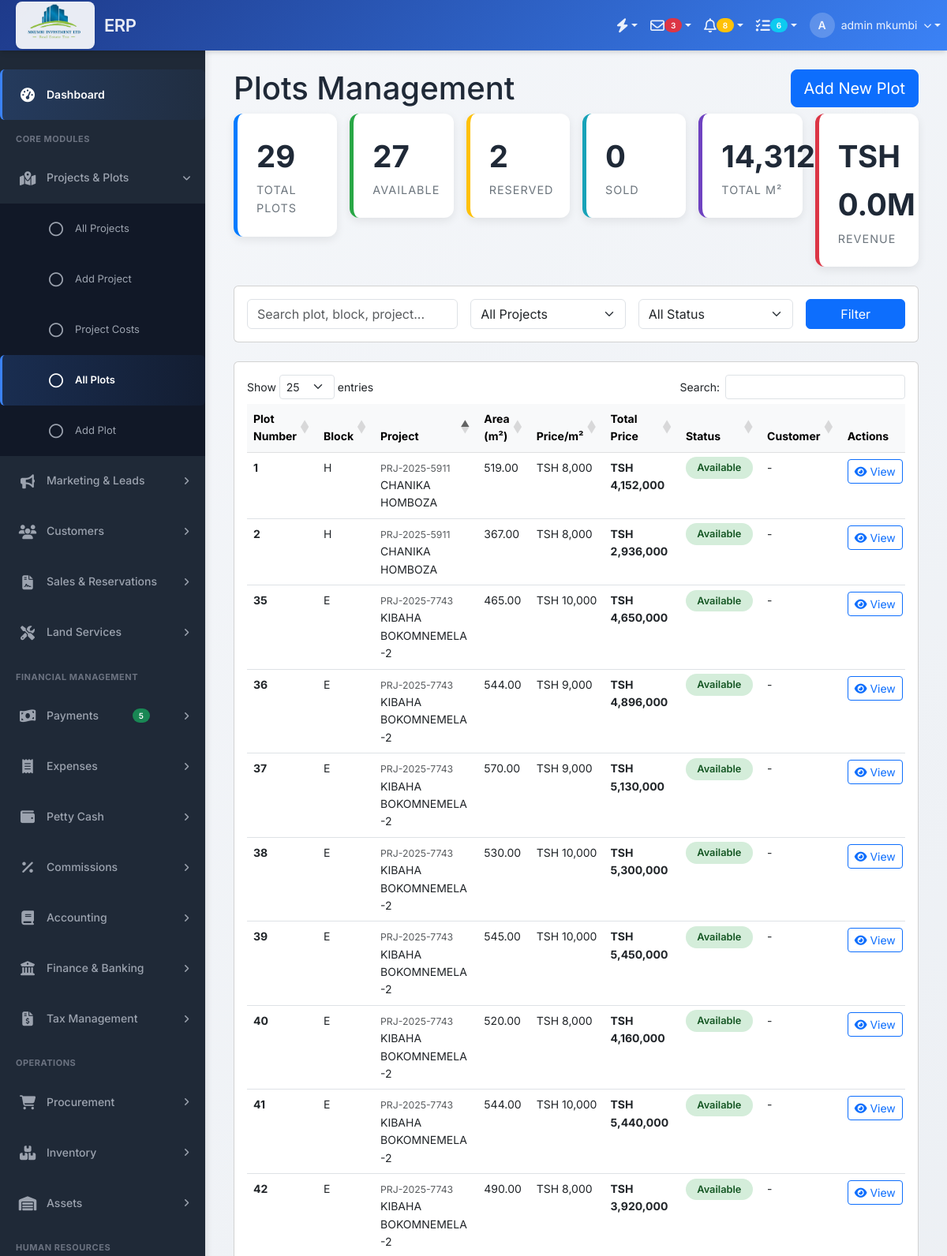
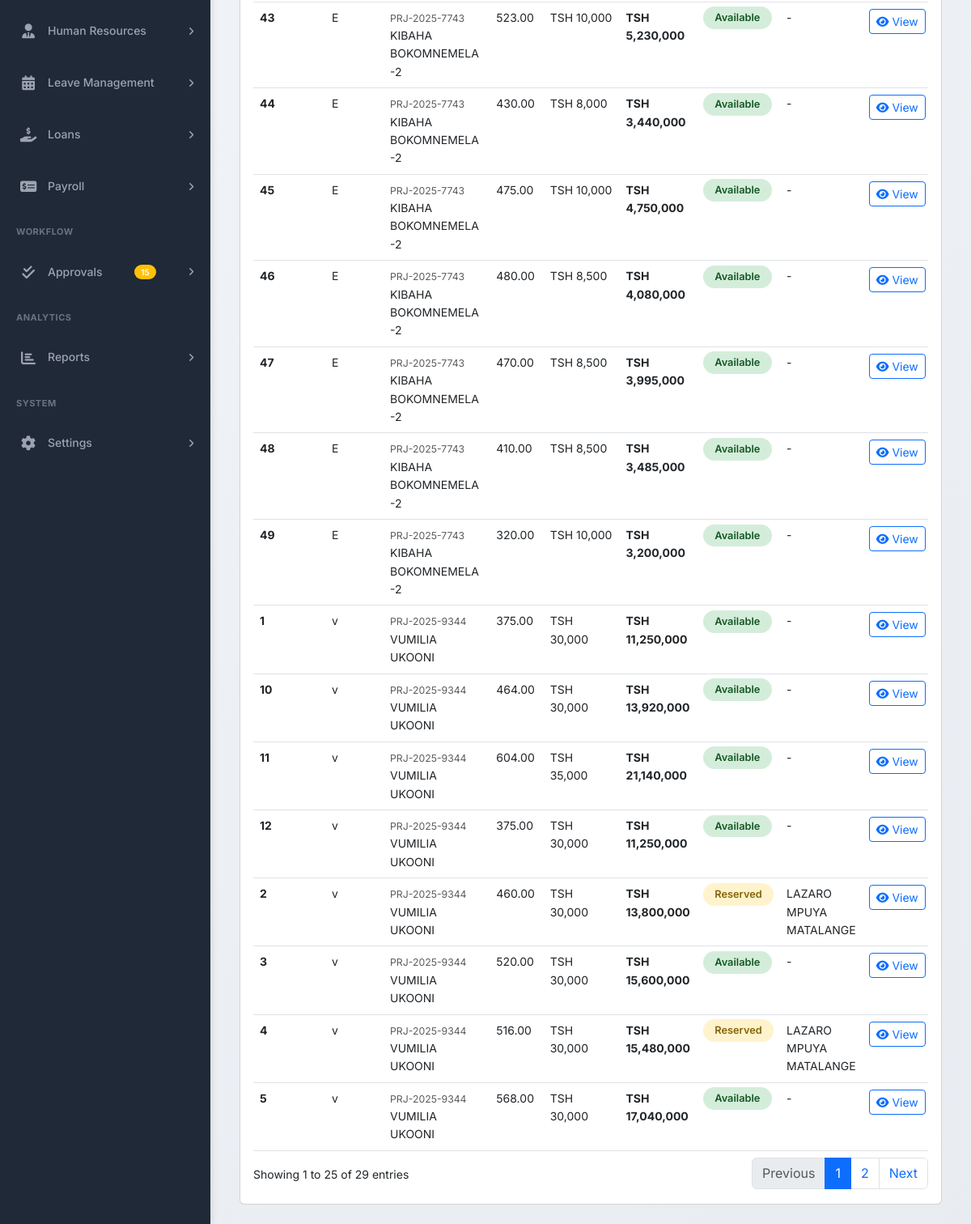
The app's page /modules/plots/index.php (signed in) with its own data (2 pictures, top to bottom).
### tables this page shows
CREATE TABLE `plots` (
  `plot_id` int(11) NOT NULL,
  `company_id` int(11) NOT NULL,
  `project_id` int(11) NOT NULL,
  `plot_number` varchar(50) NOT NULL,
  `block_number` varchar(50) DEFAULT NULL,
  `area_sqm` decimal(10,2) NOT NULL DEFAULT 0.00,
  `area` decimal(10,2) NOT NULL DEFAULT 0.00,
  `price_per_sqm` decimal(15,2) NOT NULL DEFAULT 0.00,
  `selling_price` decimal(15,2) NOT NULL DEFAULT 0.00,
  `discount_amount` decimal(15,2) DEFAULT 0.00,
  `final_price` decimal(15,2) GENERATED ALWAYS AS (`selling_price` - `discount_amount`) STORED,
  `plot_size` decimal(10,2) NOT NULL COMMENT 'Size in square meters',
  `price_per_unit` decimal(15,2) NOT NULL COMMENT 'Price per square meter',
  `total_price` decimal(15,2) GENERATED ALWAYS AS (`plot_size` * `price_per_unit`) STORED,
  `survey_plan_number` varchar(100) DEFAULT NULL,
  `town_plan_number` varchar(100) DEFAULT NULL,
  `gps_coordinates` varchar(200) DEFAULT NULL,
  `status` enum('available','reserved','sold','blocked') DEFAULT 'available',
  `corner_plot` tinyint(1) DEFAULT 0,
  `coordinates` varchar(50) DEFAULT NULL,
  `notes` text DEFAULT NULL,
  `is_active` tinyint(1) DEFAULT 1,
  `created_at` timestamp NOT NULL DEFAULT current_timestamp(),
  `updated_at` timestamp NOT NULL DEFAULT current_timestamp() ON UPDATE current_timestamp(),
  `created_by` int(11) DEFAULT NULL
);

CREATE TABLE `projects` (
  `project_id` int(11) NOT NULL,
  `company_id` int(11) NOT NULL,
  `project_name` varchar(200) NOT NULL,
  `project_code` varchar(50) DEFAULT NULL,
  `description` text DEFAULT NULL,
  `region_id` int(11) DEFAULT NULL,
  `district_id` int(11) DEFAULT NULL,
  `ward_id` int(11) DEFAULT NULL,
  `village_id` int(11) DEFAULT NULL,
  `physical_location` text DEFAULT NULL,
  `total_area` decimal(15,2) DEFAULT NULL COMMENT 'Total area in square meters',
  `total_plots` int(11) DEFAULT 0,
  `available_plots` int(11) DEFAULT 0,
  `reserved_plots` int(11) DEFAULT 0,
  `sold_plots` int(11) DEFAULT 0,
  `acquisition_date` date DEFAULT NULL,
  `closing_date` date DEFAULT NULL,
  `title_deed_path` varchar(255) DEFAULT NULL,
  `survey_plan_path` varchar(255) DEFAULT NULL,
  `contract_attachment_path` varchar(255) DEFAULT NULL,
  `coordinates_path` varchar(255) DEFAULT NULL,
  `status` enum('planning','active','completed','suspended') DEFAULT 'planning',
  `is_active` tinyint(1) DEFAULT 1,
  `created_at` timestamp NOT NULL DEFAULT current_timestamp(),
  `updated_at` timestamp NOT NULL DEFAULT current_timestamp() ON UPDATE current_timestamp(),
  `created_by` int(11) DEFAULT NULL,
  `land_purchase_price` decimal(15,2) DEFAULT NULL COMMENT 'Total cost to acquire land',
  `total_operational_costs` decimal(15,2) DEFAULT 0.00 COMMENT 'Survey, legal, development costs',
  `total_investment` decimal(15,2) GENERATED ALWAYS AS (`land_purchase_price` + `total_operational_costs`) STORED,
  `cost_per_sqm` decimal(10,2) DEFAULT NULL COMMENT 'Buying cost per square meter',
  `selling_price_per_sqm` decimal(10,2) DEFAULT NULL COMMENT 'Selling price per square meter',
  `profit_margin_percentage` decimal(5,2) DEFAULT 0.00,
  `total_expected_revenue` decimal(15,2) DEFAULT 0.00,
  `total_actual_revenue` decimal(15,2) DEFAULT 0.00
);

CREATE TABLE `customers` (
  `customer_id` int(11) NOT NULL,
  `company_id` int(11) NOT NULL,
  `first_name` varchar(100) NOT NULL,
  `middle_name` varchar(100) DEFAULT NULL,
  `last_name` varchar(100) NOT NULL,
  `full_name` varchar(300) GENERATED ALWAYS AS (concat(`first_name`,' ',ifnull(concat(`middle_name`,' '),''),`last_name`)) STORED,
  `email` varchar(150) DEFAULT NULL,
  `phone1` varchar(50) DEFAULT NULL,
  `phone2` varchar(50) DEFAULT NULL,
  `national_id` varchar(50) DEFAULT NULL,
  `passport_number` varchar(50) DEFAULT NULL,
  `region` varchar(100) DEFAULT NULL,
  `district` varchar(100) DEFAULT NULL,
  `ward` varchar(100) DEFAULT NULL COMMENT 'Aina ya kitambuliaho',
  `village` varchar(100) DEFAULT NULL COMMENT 'Namba ya kitambuliaho',
  `street_address` text DEFAULT NULL,
  `gender` enum('male','female','other') DEFAULT NULL,
  `profile_picture` varchar(255) DEFAULT NULL,
  `guardian1_name` varchar(200) DEFAULT NULL,
  `guardian1_relationship` varchar(100) DEFAULT NULL,
  `guardian1_phone` varchar(50) DEFAULT NULL,
  `guardian2_name` varchar(200) DEFAULT NULL,
  `guardian2_relationship` varchar(100) DEFAULT NULL,
  `guardian2_phone` varchar(50) DEFAULT NULL,
  `is_active` tinyint(1) DEFAULT 1,
  `created_at` timestamp NOT NULL DEFAULT current_timestamp(),
  `updated_at` timestamp NOT NULL DEFAULT current_timestamp() ON UPDATE current_timestamp(),
  `created_by` int(11) DEFAULT NULL,
  `customer_type` enum('individual','company') DEFAULT 'individual' COMMENT 'individual or company',
  `id_number` varchar(50) DEFAULT NULL,
  `tin_number` varchar(50) DEFAULT NULL,
  `nationality` varchar(100) DEFAULT 'Tanzanian',
  `occupation` varchar(100) DEFAULT NULL,
  `next_of_kin_name` varchar(150) DEFAULT NULL,
  `next_of_kin_phone` varchar(20) DEFAULT NULL,
  `next_of_kin_relationship` varchar(50) DEFAULT NULL,
  `phone` varchar(20) NOT NULL,
  `alternative_phone` varchar(20) DEFAULT NULL,
  `address` text DEFAULT NULL,
  `postal_address` text DEFAULT NULL,
  `notes` text DEFAULT NULL
);

### modules/plots/index.php (the view, shortened to what this page needs)
<?php
$db = Database::getInstance();
$db->setCompanyId($_SESSION['company_id']);
$conn = $db->getConnection();
$company_id = $_SESSION['company_id'];
try {
    $stmt = $conn->prepare("
        SELECT
            COUNT(*) as total_plots,
            SUM(CASE WHEN status = 'available' THEN 1 ELSE 0 END) as available_plots,
            SUM(CASE WHEN status = 'reserved' THEN 1 ELSE 0 END) as reserved_plots,
            SUM(CASE WHEN status = 'sold' THEN 1 ELSE 0 END) as sold_plots,
            COALESCE(SUM(area), 0) as total_area,
            COALESCE(SUM(CASE WHEN status = 'sold' THEN (selling_price - COALESCE(discount_amount, 0)) ELSE 0 END), 0) as total_revenue
        FROM plots
        WHERE company_id = ?
    ");
    $stmt->execute([$company_id]);
    $stats = $stmt->fetch(PDO::FETCH_ASSOC);
} catch (Exception $e) {
    error_log("Stats error: " . $e->getMessage());
    $stats = ['total_plots'=>0,'available_plots'=>0,'reserved_plots'=>0,'sold_plots'=>0,'total_area'=>0,'total_revenue'=>0];
}
$where = ['p.company_id = ?'];
$params = [$company_id];
$where_clause = 'WHERE ' . implode(' AND ', $where);
$plots = [];
try {
    $query = "
        SELECT
            p.plot_id,
            p.plot_number,
            p.block_number,
            p.area,
            p.price_per_sqm,
            p.selling_price,
            p.discount_amount,
            (p.selling_price - COALESCE(p.discount_amount, 0)) as final_price,
            p.status,
            p.corner_plot,
            pr.project_name,
            pr.project_code,
            r.customer_id,
            c.first_name,
            c.middle_name,
            c.last_name
        FROM plots p
        LEFT JOIN projects pr ON p.project_id = pr.project_id
        LEFT JOIN reservations r ON p.plot_id = r.plot_id AND r.status = 'active'
        LEFT JOIN customers c ON r.customer_id = c.customer_id
        $where_clause
        ORDER BY pr.project_name, COALESCE(p.block_number, ''), p.plot_number
        LIMIT 1000
    ";
    $stmt = $conn->prepare($query);
    $stmt->execute($params);
    $plots = $stmt->fetchAll(PDO::FETCH_ASSOC);
} catch (Exception $e) {
    error_log("Plots query failed: " . $e->getMessage());
    $plots = [];
}
require_once '../../includes/header.php';
?>
<div class="content-header">
    <div class="container-fluid">
        <div class="row mb-2 align-items-center">
            <div class="col-sm-6">
                <h1 class="m-0">Plots Management</h1>
            </div>
            <div class="col-sm-6 text-end">
                <a href="create.php" class="btn btn-primary btn-lg">Add New Plot</a>
            </div>
        </div>
    </div>
</div>
<div class="container-fluid">
    <div class="row g-3 mb-4">
        <div class="col-xl-2 col-md-4 col-6"><div class="stats-card primary"><div class="stats-number"><?= number_format($stats['total_plots']) ?></div><div class="stats-label">Total Plots</div></div></div>
        <div class="col-xl-2 col-md-4 col-6"><div class="stats-card success"><div class="stats-number"><?= number_format($stats['available_plots']) ?></div><div class="stats-label">Available</div></div></div>
        <div class="col-xl-2 col-md-4 col-6"><div class="stats-card warning"><div class="stats-number"><?= number_format($stats['reserved_plots']) ?></div><div class="stats-label">Reserved</div></div></div>
        <div class="col-xl-2 col-md-4 col-6"><div class="stats-card info"><div class="stats-number"><?= number_format($stats['sold_plots']) ?></div><div class="stats-label">Sold</div></div></div>
        <div class="col-xl-2 col-md-4 col-6"><div class="stats-card purple"><div class="stats-number"><?= number_format($stats['total_area']) ?></div><div class="stats-label">Total m²</div></div></div>
        <div class="col-xl-2 col-md-4 col-6"><div class="stats-card danger"><div class="stats-number">TSH <?= number_format($stats['total_revenue']/1000000, 1) ?>M</div><div class="stats-label">Revenue</div></div></div>
    </div>
    <div class="card mb-4">
        <div class="card-body">
            <form method="GET" action="" class="row g-3 align-items-end">
                <div class="col-md-4">
                    <input type="text" name="search" class="form-control" placeholder="Search plot, block, project..." value="<?= htmlspecialchars($_GET['search'] ?? '') ?>">
                </div>
                <div class="col-md-3">
                    <select name="project_id" class="form-select">
                        <option value="">All Projects</option>
                    </select>
                </div>
                <div class="col-md-3">
                    <select name="status" class="form-select">
                        <option value="">All Status</option>
                    </select>
                </div>
                <div class="col-md-2">
                    <button type="submit" class="btn btn-primary w-100">Filter</button>
                </div>
            </form>
        </div>
    </div>
    <div class="card">
        <div class="card-body">
            <?php if (empty($plots)): ?>
                <div class="text-center py-5">
                    <i class="fas fa-inbox fa-3x text-muted mb-3"></i>
                    <p class="text-muted">No plots found</p>
                </div>
            <?php else: ?>
                <div class="table-responsive">
                    <table class="table table-hover" id="plotsTable">
                        <thead class="table-light">
                            <tr>
                                <th>Plot Number</th>
                                <th>Block</th>
                                <th>Project</th>
                                <th>Area (m²)</th>
                                <th>Price/m²</th>
                                <th>Total Price</th>
                                <th>Status</th>
                                <th>Customer</th>
                                <th style="width: 180px;">Actions</th>
                            </tr>
                        </thead>
                        <tbody>
                            <?php foreach ($plots as $p):
                                $customer = trim(($p['first_name']??'') . ' ' . ($p['middle_name']??'') . ' ' . ($p['last_name']??''));
                                $customer = $customer ?: '-';
                            ?>
                                <tr>
                                    <td><strong><?= htmlspecialchars($p['plot_number']) ?></strong></td>
                                    <td><?= htmlspecialchars($p['block_number'] ?: '-') ?></td>
                                    <td>
                                        <small class="text-muted"><?= htmlspecialchars($p['project_code'] ?: '') ?></small><br>
                                        <?= htmlspecialchars($p['project_name'] ?: 'Unknown') ?>
                                    </td>
                                    <td><?= number_format($p['area'], 2) ?></td>
                                    <td>TSH <?= number_format($p['price_per_sqm']) ?></td>
                                    <td>
                                        <strong>TSH <?= number_format($p['final_price']) ?></strong>
                                    </td>
                                    <td><span class="status-badge <?= $p['status'] ?>"><?= ucfirst($p['status']) ?></span></td>
                                    <td><?= htmlspecialchars($customer) ?></td>
                                    <td>
                                        <a href="view.php?id=<?= $p['plot_id'] ?>" class="btn btn-sm btn-outline-primary">
                                            <i class="fas fa-eye"></i> View
                                        </a>
                                    </td>
                                </tr>
                            <?php endforeach; ?>
                        </tbody>
                    </table>
                </div>
                <link rel="stylesheet" href="https://cdn.datatables.net/1.13.7/css/dataTables.bootstrap5.min.css">
            <?php endif; ?>
        </div>
    </div>
</div>
<?php require_once '../../includes/footer.php'; ?>

### includes/header.php (style rules this page uses)
* { margin: 0; padding: 0; box-sizing: border-box; }
body { font-family: 'Inter', -apple-system, BlinkMacSystemFont, 'Segoe UI', sans-serif; font-size: 14px; line-height: 1.6; color: #1f2937; background: linear-gradient(135deg, #f5f7fa 0%, #e8ecf1 100%); min-height: 100vh; }

### modules/plots/index.php (style rules this page uses)
.stats-card { background:#fff; border-radius:12px; padding:1.5rem; box-shadow:0 4px 12px rgba(0,0,0,0.08); border-left:5px solid; transition:0.2s; }
.stats-card.primary { border-left-color:#007bff; }
.stats-card.success { border-left-color:#28a745; }
.stats-card.warning { border-left-color:#ffc107; }
.stats-card.info { border-left-color:#17a2b8; }
.stats-card.danger { border-left-color:#dc3545; }
.stats-card.purple { border-left-color:#6f42c1; }
.stats-number { font-size:2.4rem; font-weight:700; }
.stats-label { font-size:0.9rem; text-transform:uppercase; letter-spacing:1px; color:#6c757d; }
.status-badge { padding:0.4rem 0.9rem; border-radius:50px; font-size:0.8rem; font-weight:600; text-transform:capitalize; }
.status-badge.available { background:#d4edda; color:#155724; }
.status-badge.reserved { background:#fff3cd; color:#856404; }
table tbody tr { cursor: default !important; }

### records on screen
plots: plot_number "1", block_number "H", project.project_code "PRJ-2025-5911", project.project_name "CHANIKA HOMBOZA", area "519.00", price_per_sqm "8,000", final_price "4,152,000", status "Available", customer "-"
plots: plot_number "2", block_number "H", project.project_code "PRJ-2025-5911", project.project_name "CHANIKA HOMBOZA", area "367.00", price_per_sqm "8,000", final_price "2,936,000", status "Available", customer "-"
plots: plot_number "35", block_number "E", project.project_code "PRJ-2025-7743", project.project_name "KIBAHA BOKOMNEMELA-2", area "465.00", price_per_sqm "10,000", final_price "4,650,000", status "Available", customer "-"
plots: plot_number "36", block_number "E", project.project_code "PRJ-2025-7743", project.project_name "KIBAHA BOKOMNEMELA-2", area "544.00", price_per_sqm "9,000", final_price "4,896,000", status "Available", customer "-"
plots: plot_number "37", block_number "E", project.project_code "PRJ-2025-7743", project.project_name "KIBAHA BOKOMNEMELA-2", area "570.00", price_per_sqm "9,000", final_price "5,130,000", status "Available", customer "-"
plots: plot_number "38", block_number "E", project.project_code "PRJ-2025-7743", project.project_name "KIBAHA BOKOMNEMELA-2", area "530.00", price_per_sqm "10,000", final_price "5,300,000", status "Available", customer "-"
plots: plot_number "39", block_number "E", project.project_code "PRJ-2025-7743", project.project_name "KIBAHA BOKOMNEMELA-2", area "545.00", price_per_sqm "10,000", final_price "5,450,000", status "Available", customer "-"
plots: plot_number "40", block_number "E", project.project_code "PRJ-2025-7743", project.project_name "KIBAHA BOKOMNEMELA-2", area "520.00", price_per_sqm "8,000", final_price "4,160,000", status "Available", customer "-"
plots: plot_number "41", block_number "E", project.project_code "PRJ-2025-7743", project.project_name "KIBAHA BOKOMNEMELA-2", area "544.00", price_per_sqm "10,000", final_price "5,440,000", status "Available", customer "-"
plots: plot_number "42", block_number "E", project.project_code "PRJ-2025-7743", project.project_name "KIBAHA BOKOMNEMELA-2", area "490.00", price_per_sqm "8,000", final_price "3,920,000", status "Available", customer "-"
plots: plot_number "43", block_number "E", project.project_code "PRJ-2025-7743", project.project_name "KIBAHA BOKOMNEMELA-2", area "523.00", price_per_sqm "10,000", final_price "5,230,000", status "Available", customer "-"
plots: plot_number "44", block_number "E", project.project_code "PRJ-2025-7743", project.project_name "KIBAHA BOKOMNEMELA-2", area "430.00", price_per_sqm "8,000", final_price "3,440,000", status "Available", customer "-"
plots: plot_number "45", block_number "E", project.project_code "PRJ-2025-7743", project.project_name "KIBAHA BOKOMNEMELA-2", area "475.00", price_per_sqm "10,000", final_price "4,750,000", status "Available", customer "-"
plots: plot_number "46", block_number "E", project.project_code "PRJ-2025-7743", project.project_name "KIBAHA BOKOMNEMELA-2", area "480.00", price_per_sqm "8,500", final_price "4,080,000", status "Available", customer "-"
plots: plot_number "47", block_number "E", project.project_code "PRJ-2025-7743", project.project_name "KIBAHA BOKOMNEMELA-2", area "470.00", price_per_sqm "8,500", final_price "3,995,000", status "Available", customer "-"
plots: plot_number "48", block_number "E", project.project_code "PRJ-2025-7743", project.project_name "KIBAHA BOKOMNEMELA-2", area "410.00", price_per_sqm "8,500", final_price "3,485,000", status "Available", customer "-"
plots: plot_number "49", block_number "E", project.project_code "PRJ-2025-7743", project.project_name "KIBAHA BOKOMNEMELA-2", area "320.00", price_per_sqm "10,000", final_price "3,200,000", status "Available", customer "-"
plots: plot_number "1", block_number "v", project.project_code "PRJ-2025-9344", project.project_name "VUMILIA UKOONI", area "375.00", price_per_sqm "30,000", final_price "11,250,000", status "Available", customer "-"
plots: plot_number "10", block_number "v", project.project_code "PRJ-2025-9344", project.project_name "VUMILIA UKOONI", area "464.00", price_per_sqm "30,000", final_price "13,920,000", status "Available", customer "-"
plots: plot_number "11", block_number "v", project.project_code "PRJ-2025-9344", project.project_name "VUMILIA UKOONI", area "604.00", price_per_sqm "35,000", final_price "21,140,000", status "Available", customer "-"
plots: plot_number "12", block_number "v", project.project_code "PRJ-2025-9344", project.project_name "VUMILIA UKOONI", area "375.00", price_per_sqm "30,000", final_price "11,250,000", status "Available", customer "-"
plots: plot_number "2", block_number "v", project.project_code "PRJ-2025-9344", project.project_name "VUMILIA UKOONI", area "460.00", price_per_sqm "30,000", final_price "13,800,000", status "Reserved", customers.first_name+middle_name+last_name "LAZARO MPUYA MATALANGE"
plots: plot_number "3", block_number "v", project.project_code "PRJ-2025-9344", project.project_name "VUMILIA UKOONI", area "520.00", price_per_sqm "30,000", final_price "15,600,000", status "Available", customer "-"
plots: plot_number "4", block_number "v", project.project_code "PRJ-2025-9344", project.project_name "VUMILIA UKOONI", area "516.00", price_per_sqm "30,000", final_price "15,480,000", status "Reserved", customers.first_name+middle_name+last_name "LAZARO MPUYA MATALANGE"
plots: plot_number "5", block_number "v", project.project_code "PRJ-2025-9344", project.project_name "VUMILIA UKOONI", area "568.00", price_per_sqm "30,000", final_price "17,040,000", status "Available", customer "-"

### other values on screen
substr($_SESSION['full_name'] ?? 'U', 0, 1) "A"
$_SESSION['full_name'] "admin mkumbi"
$stats['total_plots'] "29"
$stats['available_plots'] "27"
$stats['reserved_plots'] "2"
$stats['sold_plots'] "0"
$stats['total_area'] "14,312"
$stats['total_revenue']/1000000 "0.0"
